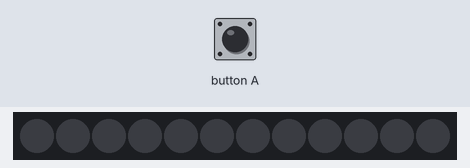
Bench run of a program on a simulated BBC micro:bit running MicroPython. Parts: 12 RGB LEDs in strip order, left to right. Inputs (shaded band) come from the test bench. Dim RGB values are drawn brighter than linear.

Above: at 1.2 s.
1.3 s: button A pressed for 0.15 s
At 2.2 s:
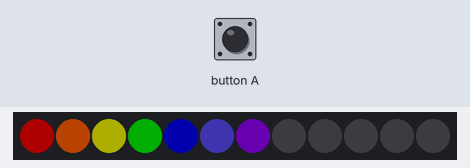
At 2.58 s:
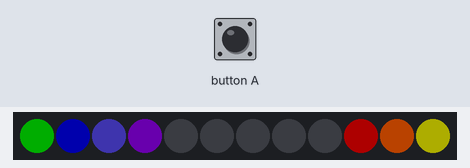

Measured:
- after the input at 1.3 s, the LEDs: first change at once (image 1 shows a later state)
- what the display in image 1 shows lasts 0.5 s, from 1.8 s to 2.3 s

The program:

script.py
```python
# module imports below!
from microbit import * # imports all the functions from the microbit library
import neopixel # imports all the neopixel classes and functions we need


# The line below is very important!
# There is a lot of code within the neopixel library
# which helps us interact with the neopixel ring.
# We access this code via neopixel's classes and functions (or methods)
# found by 'instantiating' (setting up) a neopixel object below:
neo = neopixel.NeoPixel(pin0, 12)


# Here we define the colours.
# In computers, colours are often set according to
# their red/green/blue (RGB) value. For example,
# 'red' below is set to Red=50, Blue=0, Green = 0.
# The numbers relate to how bright each pixel is, on
# a scale betweel 0 and 255. 255 is very bright!
red = (50, 0, 0)
orange = (70, 25, 0)
yellow = (50, 50, 0)
green = (0, 50, 0)
blue = (0, 0, 50)
indigo = (18, 15, 50)
violet = (30, 0, 50)
white = (0, 0, 0)


# Below we 'define' a function. A function is just like
# what you would make in a custom block, 'my blocks' in scratch!
# This allows us to keep running the same code whenever we like.
# The 'get_rainbow' function takes the colours we defined above
# and wraps them in something called a 'list' (with square brackets!)
# it then returns a list 12 colours long (exactly the same length as our neopixel)
def get_rainbow():
    rainbow = [red, orange, yellow, green, blue, indigo, violet]
    extra_colours = [white, white, white, white, white]

    rainbow = rainbow + extra_colours

    return rainbow

# The 'main' function is the function that we want to
# run on the microbit.
#
def main():

    # get the list of colours (12 colours long)
    rainbow = get_rainbow()

    # perform 100 'updates' to the neopixel
    for i in range(0, 100):

        # the first time we light up the neopixel,
        # we want it to light up each colour one at a time
        if i == 0:

            # this is a bit like a 'repeat' loop in scratch.
            # the code in the block below will run 12 times
            for pixel_id in range(0, len(neo)):

                # e.g. the line below will first evaluate to
                # neo[0] = rainbow[0]
                # in other words, set the first pixel to the first colour in the rainbow array
                neo[pixel_id] = rainbow[pixel_id]
                neo.show() # update the lights
                sleep(75)


        else:

            for pixel_id in range(0, len(neo)):

                neo[pixel_id] = rainbow[pixel_id]
                neo.show()

        colour = rainbow.pop(0)
        rainbow = rainbow + [colour]
        sleep(100)

while True:
    if button_a.is_pressed():
        rainbow = get_rainbow()
        for pixel_id in range(0, len(neo)):
            neo[pixel_id] = (0, 0, 0)
            neo.show()

        main()
```
